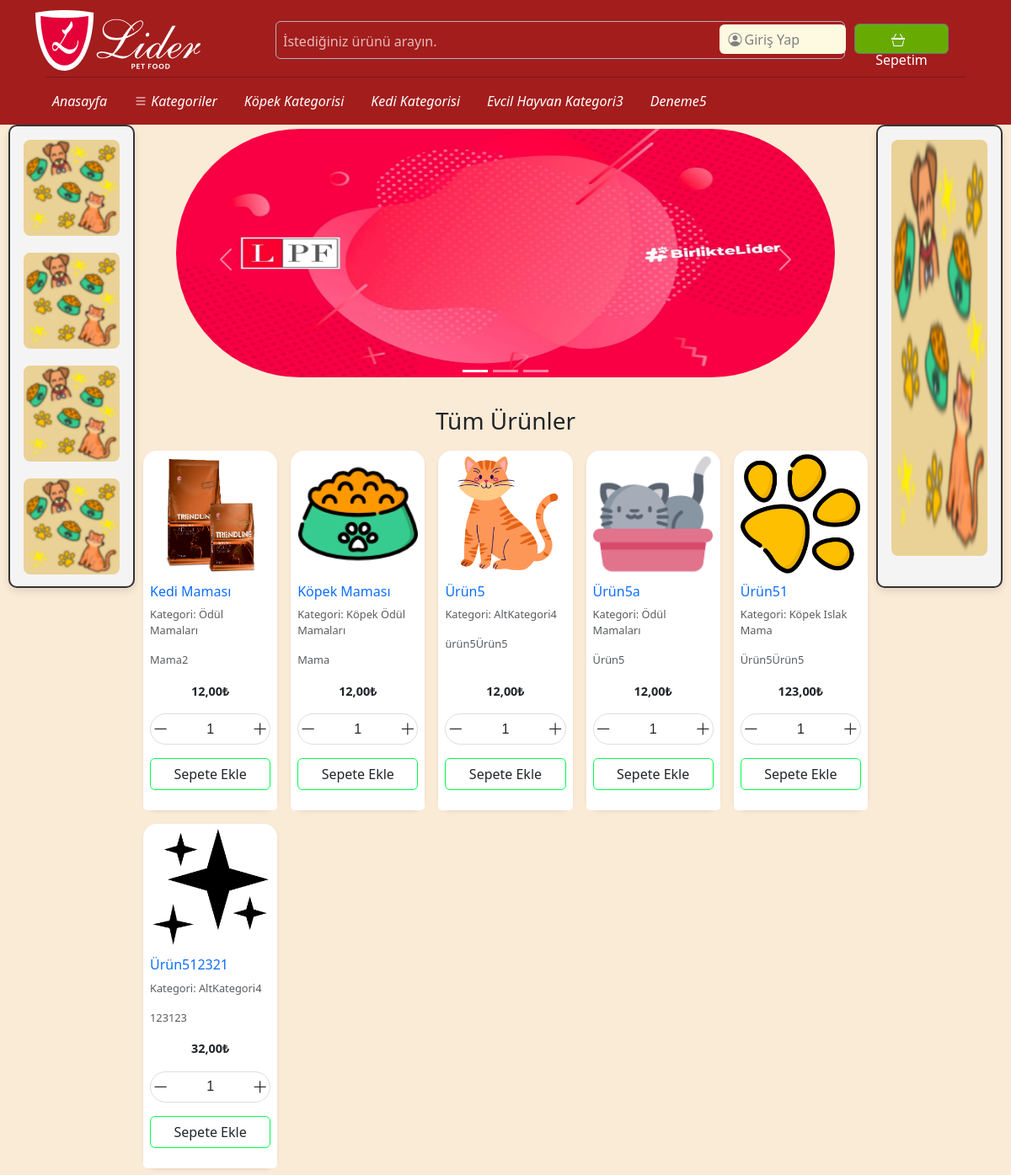
Before: / with the older database file.
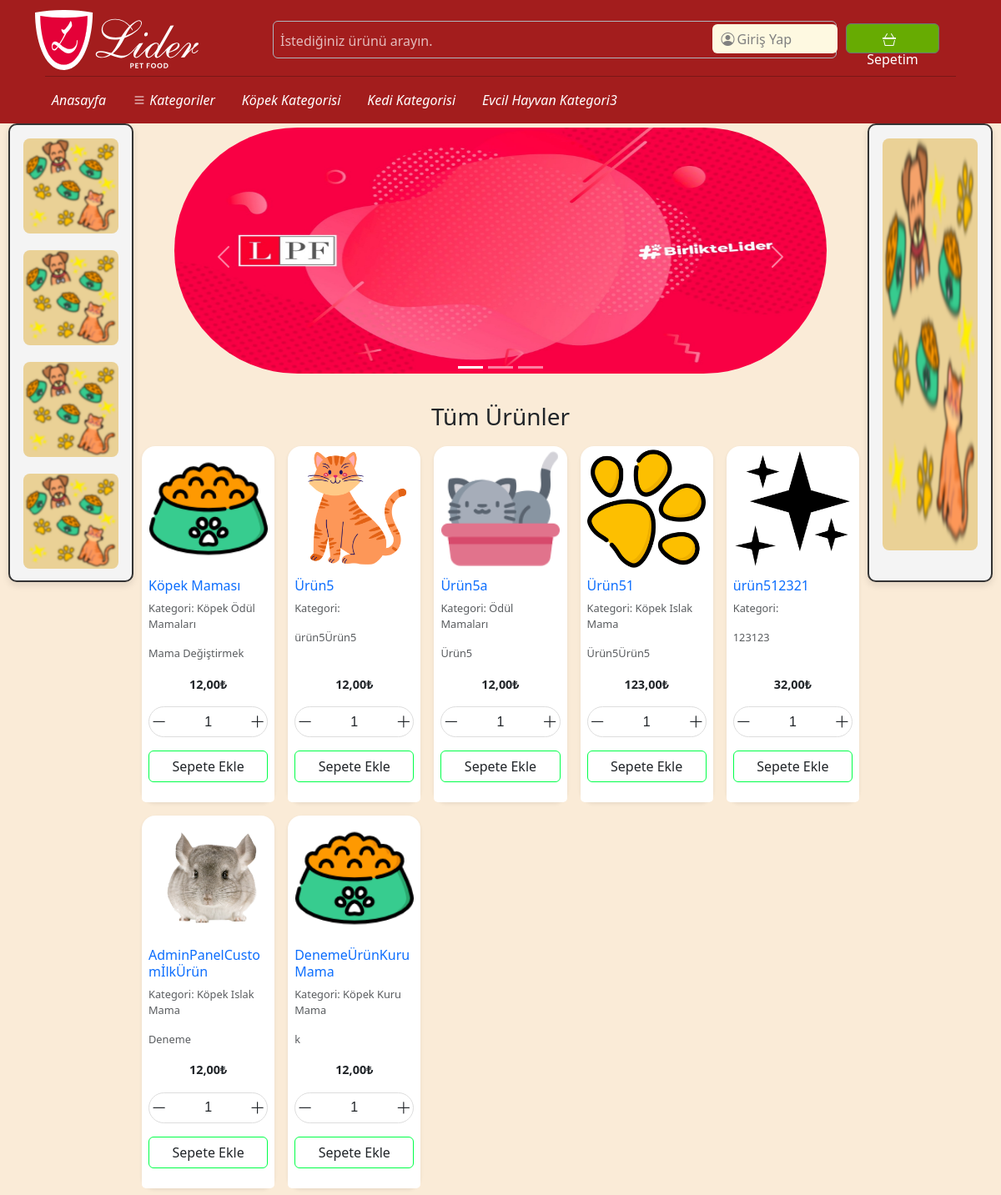
After: the same page with the newer database file.
### intern_app/models.py (models this page shows, shortened)
class Categories(models.Model):
    name = models.CharField(max_length=255,unique=True,verbose_name="Kategori İsmi")
    description = models.CharField(max_length=255,null=True,verbose_name="Kategori Açıklaması")
    image = models.ImageField(upload_to='category_images/',verbose_name="Kategori Görseli")
    slug = models.SlugField(unique=True,verbose_name="Alan Adı")
    sub_categories = models.ManyToManyField("self", blank=True, symmetrical=False, related_name="parent_categories",verbose_name="Alt Kategoriler")
    is_sub_cat = models.BooleanField(default=False,verbose_name="Alt Kategori mi?")
    @staticmethod
    def get_main_categories():
        return Categories.objects.filter(parent_categories__isnull=True)
    class Meta():
        verbose_name = 'Kategori'
        verbose_name_plural = 'Kategoriler'

class Products(models.Model):
    product_name = models.CharField(max_length=255, verbose_name="Ürün Adı")
    product_category = models.ManyToManyField(Categories,related_name="products",verbose_name="Ürün Kategorisi")
    product_description = models.TextField(null=True,verbose_name="Ürün Açıklaması")
    product_price = models.DecimalField(max_digits=9,decimal_places=2,verbose_name="Ürün Fiyatı")
    product_image = models.ImageField(upload_to='products/',verbose_name="Ürün Görseli")
    class Meta:
        verbose_name= 'Ürün'
        verbose_name_plural = 'Ürünler'

### intern_app/views.py (the view)
# urls.py: path('',views.product_view,name = "index"),
def product_view(request, category_id=None):
    products = Products.objects.all()
    category = None
    if category_id:
        category = get_object_or_404(Categories, id=category_id)
        products = Products.objects.filter(product_category=category)
    return render(request, 'intern_app/index.html', {'products': products, 'category': category})

### intern_app/context_processors.py (called while the page is built)
def admin_links(request):
    models = []
    for model in apps.get_models():
        if admin.site.is_registered(model):
            app_label = model._meta.app_label
            model_name = model._meta.model_name
            verbose_name = model._meta.verbose_name_plural
            models.append({
                "app_label": app_label,
                "model_name": model_name,
                "verbose_name": verbose_name,
            })
    return {"admin_models": models}  # Global olarak admin_models kullanılabilir

def cart_items_processor(request):
    if request.user.is_authenticated:
        cart_items = CartItem.objects.filter(user=request.user)
        total_price = sum(item.cart_name.product_price *
                          item.cart_quantity for item in cart_items)
    else:
        cart_items = []
        total_price = 0
    return {'cart_items': cart_items, 'total_price': total_price}

def categories_processor(request):
    categories = Categories.get_main_categories()  # Kendi metodunla al
    return {'categories': categories}  # Template'e gönder

def sub_categories_processor(request):
    if 'slug' in request.resolver_match.kwargs:
        slug = request.resolver_match.kwargs.get('slug')
        category = get_object_or_404(Categories, slug=slug)
        sub_categories = category.sub_categories.all()
        return {'sub_categories': sub_categories}
    return {'sub_categories': []}

### intern_app/templates/intern_app/index.html (shortened to what this page needs)
{%extends 'base.html'%}
{%load static%}
{%block content%}
<div class="container slide">
    <section>
      <div id="carouselExampleCaptions" class="carousel slide" data-bs-ride="carousel">
        <div class="carousel-indicators">
          <button type="button" data-bs-target="#carouselExampleCaptions" data-bs-slide-to="0" class="active" aria-current="true" aria-label="Slide 1"></button>
          <button type="button" data-bs-target="#carouselExampleCaptions" data-bs-slide-to="1" aria-label="Slide 2"></button>
          <button type="button" data-bs-target="#carouselExampleCaptions" data-bs-slide-to="2" aria-label="Slide 3"></button>
        </div>
        <div class="carousel-inner">
          <div class="carousel-item active">
            <img src="{%static 'intern_app/images/lider-bg.jpeg'%}" class="d-block w-100" alt="...">
            <div class="carousel-caption d-none d-md-block">
            </div>
          </div>
        </div>
        <button class="carousel-control-prev" type="button" data-bs-target="#carouselExampleCaptions" data-bs-slide="prev">
          <span class="carousel-control-prev-icon" aria-hidden="true"></span>
        </button>
        <button class="carousel-control-next" type="button" data-bs-target="#carouselExampleCaptions" data-bs-slide="next">
          <span class="carousel-control-next-icon" aria-hidden="true"></span>
        </button>
      </div>
    </section>
  </div>
<h3 style="text-align: center; padding-top: 15px;">Tüm Ürünler</h3>
<div class="container-fluid test">
    <div class="row row-cols-2 row-cols-md-3 row-cols-lg-5 g-3 p-2" >
        {% for product in products %}
        <div class="col">
            <div class="card shadow-sm border-0 rounded-4 h-100">
                <img src="{{ product.product_image.url }}" class="card-img-top p-1"
                     style="object-fit: contain; max-height: 150px;"
                     alt="{{ product.product_name }}">
                <div class="card-body p-2">
                    <h6 class="card-title text-primary">{{ product.product_name }}</h6>
                    <p class="card-text text-muted" style="font-size: 0.8rem;">Kategori:  {% for category in product.product_category.all %}
                      {{ category.name }}
                    {% endfor %}</p>
                    <p class="card-text text-muted" style="font-size: 0.8rem;">{{ product.product_description }}</p>
                </div>
                <ul class="list-group list-group-flush">
                    <li class="list-group-item fw-bold text-center" style="font-size: 0.9rem;">{{ product.product_price }}₺</li>
                </ul>
                <div class="card-footer bg-white border-0 text-center p-2">
                    <form method="POST" action="{%url 'intern_app:add_to_cart' product.id %}">
                        <div class="d-flex justify-content-center quantity-input align-items-center gap-1">
                          <button type="button"
                           class="btn red"
                           id="decrease-{{product.id}}"
                           onclick="changeQuantity(-1,{{product.id}})">
                           <i class="bi bi-dash-lg"></i>
                          </button>
                          <input type="number" name="quantity" id="quantity-{{product.id}}" min="1" max="999"
                                 value="{{ request.POST.quantity|default:1 }}" required
                                 class="form-control text-center" style="width: 80px; font-size: 1rem;"
                                 oninput="this.value = this.value.replace(/[^0-9]/g, '')">
                          <button type="button"
                           class="btn green"
                           id="increase-{{product.id}}"
                            onclick="changeQuantity(1,{{product.id}})">
                            <i class="bi bi-plus-lg"></i>
                          </button>
                        </div>
                        <div class="d-flex justify-content-center align-items-center gap-1 pt-3">
                        <button type="submit" class="btn sepet">Sepete Ekle</button>
                      </div>
                    </form>
                </div>
            </div>
        </div>
        {% endfor %}
    </div>
</div>
{%endblock%}

### core/templates/base.html (shortened to what this page needs)
{%load static%}
<html lang="en">
<head>
  <link rel="stylesheet" href="{%static 'intern_app/css/bootstrap.css'%}">
  <link rel="stylesheet" href="{% static 'intern_app/css/bootstrap-icons.css' %}">
  <link rel="stylesheet" href="{%static 'intern_app/css/base.css'%}">
  <link rel="stylesheet" href="{% static 'intern_app/css/base-loader.css' %}">
</head>
<body>
  <header>
    <div class="container  header-base">
      <div class="row py-1 pb-0 align-items-center header_one_alt">
        <div class="col-sm-4 col-lg-3 text-center text-sm-start">
          <div class="main-logo">
            <a href="{%url 'intern_app:index'%}">
              <img src="{%static 'intern_app/images/lider-logo-beyaz.svg'%}" alt="logo" class="img-fluid">
            </a>
          </div>
        </div>
        <div class="col-sm-6 offset-sm-2 offset-md-0 col-lg-5 d-none d-lg-block search-bar-custom">
          <div class="search-bar border rounded-2 px-3 border-dark-subtle">
            <form id="search-form" class="text-center d-flex align-items-center " role="search"
              action="{% url 'intern_app:search' %}" method="GET" value="{{ request.GET.search_query }}">
              <input type="search" class="form-control border-0 bg-transparent" name="search_query" required
                aria-label="Search" autocomplete="off" placeholder="İstediğiniz ürünü arayın.">
              <button class="search-button">
              </button>
            </form>
          </div>
        </div>
        <div
          class="col-sm-8 col-lg-4 d-flex justify-content-end gap-5 align-items-center mb-0 mb-sm-0 justify-content-center justify-content-sm-start me-5   skibidi">
          <div class="d-none d-lg-flex align-items-end  ">
            <ul class="d-flex justify-content-end list-unstyled m-0">
              <li>
                <div class="dropdown pt-1" id="userDropdown">
                  <a href="{%url 'login'%}" class="btn" id="userDropdownButton" role="button" aria-expanded="false">
                    <i class="bi bi-person-circle">
                    </i>
                    {%if user.is_authenticated%}
                    Merhaba, {{user.username}}!
                    {%else%}
                    Giriş Yap
                    {% endif %}
                  </a>
                </div>
              </li>
              <li class="">
                <a class="btn btn-secondary btn-cart" href="#" role="button" aria-expanded="false">
                  <i class="bi bi-basket3 pe-2"></i>
                  Sepetim
                </a>
              </li>
            </ul>
          </div>
        </div>
      </div>
      <div class="container-fluid">
        <hr class="m-0">
      </div>
      <div class="container">
        <nav class="main-menu d-flex navbar navbar-expand-lg ">
          <div class="offcanvas offcanvas-end" tabindex="-1" id="offcanvasNavbar"
            aria-labelledby="offcanvasNavbarLabel">
            <div class="offcanvas-body  justify-content-start align-items-end">
              <ul class="navbar-nav menu-list list-unstyled d-flex gap-md-3 mb-0 ">
                <li class="nav-item">
                  <a href="{%url 'intern_app:index'%}" class="nav-link active"
                    style="font-style: italic; color: white;">Anasayfa</a>
                </li>
                <ul class="navbar-nav menu-list list-unstyled d-flex gap-md-3 mb-0">
                  <li class="nav-item dropdown  custom-category-dropdown">
                    <a href="{% url 'intern_app:categories' %}" style="color: white;"
                      class="nav-link d-flex align-items-center gap-1" aria-expanded="false">
                      <i class="bi bi-list"> Kategoriler</i>
                    </a>
                  </li>
                  <ul class="new-navbar-nav navbar-nav new-menu-list menu-list list-unstyled d-flex gap-md-3 mb-0">
                    {% for category in categories %}
                    <li
                      class="new-nav-item nav-item new-dropdown dropdown new-custom-category-dropdown position-relative">
                      <a href="{% url 'intern_app:category_products' category.slug %}" class="nav-link active"
                        style="font-style: italic;color: white;">{{ category.name }}</a>
                    </li>
                    {% endfor %}
                  </ul>
        </nav>
      </div>
  </header>
  {%block banner%}
  <div class="banner-sol">
    <img src="{%static 'intern_app/images/pattern2_blue.png'%}" alt="">
    <img src="{%static 'intern_app/images/pattern2_blue.png'%}" alt="">
    <img src="{%static 'intern_app/images/pattern2_blue.png'%}" alt="">
    <img src="{%static 'intern_app/images/pattern2_blue.png'%}" alt="">
  </div>
  <div class="banner-sag">
    <img src="{%static 'intern_app/images/pattern2_blue.png'%}" alt="">
  </div>
  {%endblock%}
  {%block content%}
  {%endblock%}
</body>
</html>

### intern_app/static/intern_app/css/base.css (style rules this page uses)
::placeholder { color: rgb(255, 255, 255) !important; opacity: 0.7 !important; }
body { background-color: antiquewhite !important; }
#userDropdownButton { height: 35px !important; width: 150px; padding: 0.1rem 0.6rem !important; position: relative; margin-right: 10px; margin-top: 0% ; font-size: 1rem !important; line-height: 1 !important; display: flex; align-items: center !important; text-align: center !important; background-color: #FEF9E1; color: gray; }
#userDropdownButton i { width: auto; padding-right: 3px!important; font-size: 1rem !important; line-height: 1 !important; }
header { background-color: #A31D1D; color: black; }
.search-bar-custom { width: 700px; justify-content: center; border-radius: 100px!important ; }
.search-bar input[type = 'search'] { position: relative; height: 30px !important; padding-top: 10px; outline: none; right: 20px !important; color: whitesmoke; }
.search-bar { height: 45px; }
#search-form { padding-top: 5px !important; }
.card-img-top { width: 100%; height: 15vw; object-fit: cover; }
.main-logo { width: 75% !important; }
#carouselExampleCaptions { border-radius: 250px !important; padding-top: 5px; padding-bottom: 5px; margin: auto; height: 40%; width:70%; }
.carousel > .carousel-inner > .carousel-item > img { width:100px; height:295px; border-radius: 250px; }
.test { margin-top: 10px; width: 75%; }
.search-button { background-color: transparent; border-color: transparent; width: 20px; padding: none; }
.btn-cart { background-color: rgb(103, 171, 2); margin-top:3px !important; height: 36px; width: 7rem; }
.skibidi { margin-left: 68rem; margin-bottom: 10rem!important; width:10rem; position: absolute; top: 25px; right: 150px; display: flex; align-items: center; }
.header_one_alt { height: 5.7rem; }
.quantity-input { display: flex; align-items: center; border: 1px solid #ddd; border-radius: 30px; overflow: hidden; font-family: Arial, sans-serif; }
.quantity-input input { border: none; text-align: center; font-size: 1rem; width: 60px; padding: 5px; }
.quantity-input button { border: none; background-color: transparent; padding: 0.5rem 1rem; font-size: 1.2rem; cursor: pointer; transition: background-color 0.3s ease; }
.sepet { border-color: #00ff48; width: 200px; }
.banner-sol { float: left; position: sticky; top: 20px; left: 10px; width: 150px; height: 550px; border: 2px solid #333; border-radius: 10px; background-color: #f4f4f4; box-shadow: 0 4px 8px rgba(0, 0, 0, 0.1); padding: 16px; display: flex; flex-direction: column; align-items: center; justify-content: flex-start; z-index: 999; }
.banner-sol img { width: 100%; height: auto; border-radius: 8px; margin-bottom: 20px; }
.banner-sag { float: right; position: sticky; top: 20px; right: 10px; width: 150px; height: 550px; border: 2px solid #333; border-radius: 10px; background-color: #f4f4f4; box-shadow: 0 4px 8px rgba(0, 0, 0, 0.1); padding: 16px; display: flex; flex-direction: column; align-items: center; justify-content: flex-start; z-index: 999; }
.banner-sag img { width: 100%; height: 560px; border-radius: 8px; margin-bottom: 20px; }

Changed rows visible on the page:
removed Categories: name "Deneme5"
removed Products: product_image (picture), product_name "Kedi Maması", product_description "Mama2", product_price "12,00", quantity "1", Categories (name "Ödül Mamaları")
removed Categories: name "AltKategori4"
changed Products "Köpek Maması": product_description "Mama" → "Mama Değiştirmek"
changed Products: product_name "Ürün512321" → "ürün512321"
added Products: product_image (picture), product_name "AdminPanelCustomİlkÜrün", product_description "Deneme", product_price "12,00", quantity "1", Categories (name "Köpek Islak Mama")
added Products: product_image (picture), product_name "DenemeÜrünKuruMama", product_description "k", product_price "12,00", quantity "1"
added Categories: name "Köpek Kuru Mama", shown under "DenemeÜrünKuruMama"
